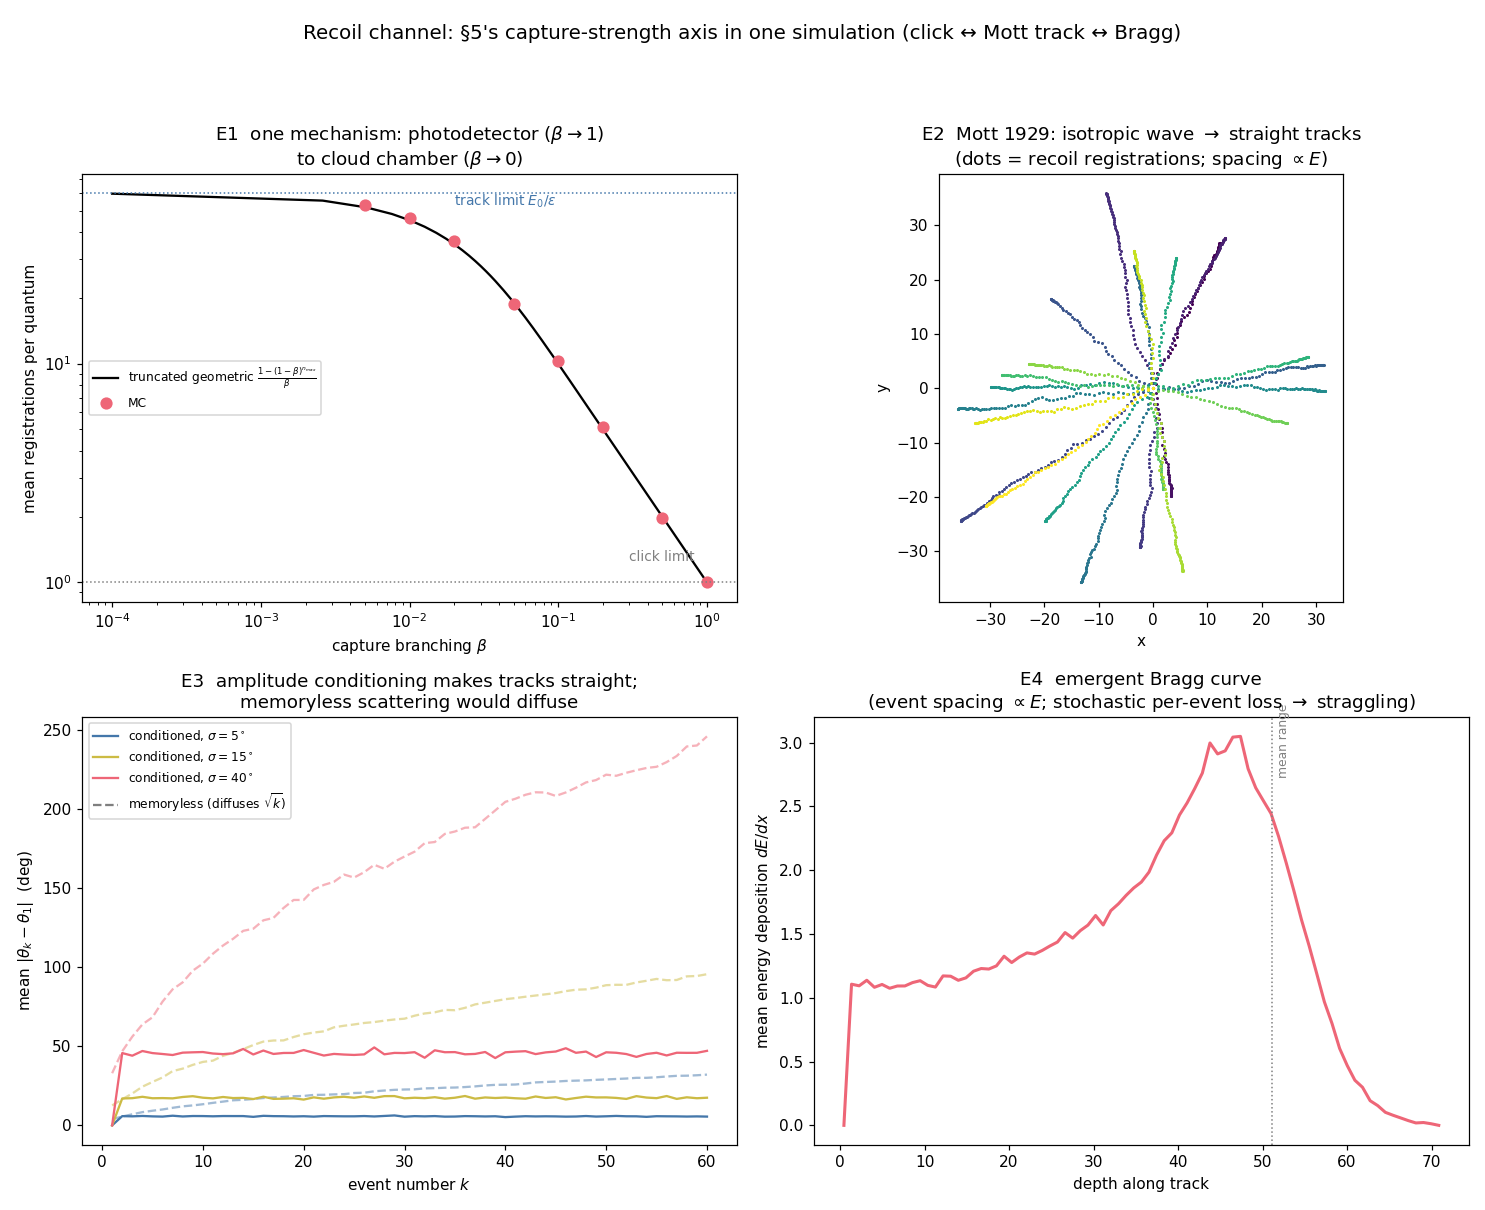

Write Python code to recreate this figure.
"""
recoil_channel_tracks.py — recoil-channel extension of
complex_rotation_exclusivity.py: puts the WHOLE of paper §5's capture-strength
axis (single click <-> Mott track) inside one simulation.

Extension (paper refs: §3.1 three stages, §3.3 conservation exclusivity, §5
detector taxonomy; discussions/2026-07-04 Follow-up 5):

Each interaction event is a full capture -> commit -> closure cycle (the parent
script's window physics — pole sterility, reversals — is inherited per event and
suppressed here to isolate the CHANNEL structure). Closure now has two modes:

  * CAPTURE channel (branching beta): consumes the remaining quantum; the run
    ends with one full registration. beta -> 1 is the photodetector /
    projective limit ("one quantum, one capture, one commit, one registration,
    one click").
  * RECOIL channel (branching 1-beta): registers a PARTIAL record — a droplet /
    ionization — that takes only eps << E0 from the energy budget and only
    partially measures the direction; the quantum survives and continues.
    beta -> 0 is the cloud-chamber / track limit. Exclusivity generalizes to
    one record PER EVENT (E-p budget bookkeeping per event), with sequential
    events allowed — Mott's track.

Directional mechanics (Mott 1929, in POVM language): the particle's direction
amplitude p(theta) starts UNIFORM (spherical wave). Each recoil closure is a
weak direction measurement with angular acceptance sigma_meas: the event angle
is drawn from q = p (*) K (overlap of amplitude power with site acceptance —
Born-weighted, imported as in the parent), and the post-event amplitude is
p <- p * K(theta_evt) (Kraus update). This is §5's sentence — "each capture
only partially sharpens the momentum, so the next fires preferentially along
the line of flight" — made executable.

Emergent outputs:
  E1  Click<->track axis: mean registrations per run vs beta interpolates from
      1 to E0/eps, matching the truncated-geometric prediction.
  E2  Mott gallery: isotropic source -> straight tracks in random directions;
      first-event angle uniform (the spherical wave chooses ONCE).
  E3  Collinearity: with amplitude conditioning the angular deviation
      PLATEAUS (~sigma_meas); memoryless scattering (no amplitude update)
      diffuses as sigma*sqrt(k). The plateau-vs-diffusion contrast IS Mott's
      result.
  E4  Bragg curve: with Bethe-inspired event spacing (ell ∝ E), deposition
      density rises toward the range end — an emergent Bragg peak, with range
      straggling from stochastic per-event loss.

Honest ledger: firing probability ∝ overlap power is the imported Born
weighting (same status as the parent script); the kernel width sigma_meas (the
per-event partiality) and the Bethe-like spacing ell ∝ E are physical INPUTS;
what is emergent is the click<->track interpolation, the straightness, and the
Bragg shape.

Usage:  python code/recoil_channel_tracks.py     (seed 7, ~<1 min)
Output: code/recoil_channel_tracks.png + printed summary.
"""

import numpy as np
import matplotlib
matplotlib.use("Agg")
import matplotlib.pyplot as plt

rng = np.random.default_rng(7)

# ----------------------------------------------------------------------------
# directional machinery (theta grid, wrapped Gaussian kernel, Kraus update)
# ----------------------------------------------------------------------------
N_TH = 720
THETA = np.linspace(-np.pi, np.pi, N_TH, endpoint=False)
DTH = THETA[1] - THETA[0]

def wrapped_kernel(sigma):
    """Wrapped Gaussian acceptance kernel on the theta grid, centered at 0."""
    k = np.zeros(N_TH)
    for m in (-1, 0, 1):
        k += np.exp(-0.5 * ((THETA + 2 * np.pi * m) / sigma) ** 2)
    return k / k.sum()

def sample_event_angle(p, K_fft, rng):
    """Draw event angle from q = p (*) K (circular convolution)."""
    q = np.real(np.fft.ifft(np.fft.fft(p) * K_fft))
    q = np.clip(q, 0, None); q /= q.sum()
    return rng.choice(N_TH, p=q)

def kraus_update(p, K, idx):
    """p <- p * K centered at THETA[idx], renormalized."""
    p = p * np.roll(K, idx - N_TH // 2)
    return p / p.sum()

def run_track(E0, eps_mean, beta, sigma_meas, rng, bethe=False,
              max_events=10_000):
    """One quantum with budget E0. Returns event angles, depths, losses,
    and how the run ended ('capture' or 'range')."""
    K = wrapped_kernel(sigma_meas)
    K_fft = np.fft.fft(np.roll(K, N_TH // 2))   # kernel centered for conv
    p = np.ones(N_TH) / N_TH                    # spherical wave: uniform
    E = E0
    angles, depths, losses = [], [], []
    depth = 0.0
    for _ in range(max_events):
        idx = sample_event_angle(p, K_fft, rng)
        step = (E / E0) if bethe else 1.0       # Bethe-like: spacing ∝ E
        depth += max(step, 0.02)
        if rng.random() < beta:                 # CAPTURE closure: budget gone
            angles.append(THETA[idx]); depths.append(depth); losses.append(E)
            return angles, depths, losses, "capture"
        eps = rng.exponential(eps_mean)         # RECOIL closure: partial record
        eps = min(eps, E)
        angles.append(THETA[idx]); depths.append(depth); losses.append(eps)
        E -= eps
        p = kraus_update(p, K, idx)
        if E <= 0:
            return angles, depths, losses, "range"
    return angles, depths, losses, "maxed"

def wrap(a):
    return (a + np.pi) % (2 * np.pi) - np.pi

# ----------------------------------------------------------------------------
print("=" * 72)
print("recoil_channel_tracks.py  (seed 7) — click <-> track from one mechanism")
print("=" * 72)

fig, axes = plt.subplots(2, 2, figsize=(13.5, 11))
fig.suptitle("Recoil channel: §5's capture-strength axis in one simulation "
             "(click ↔ Mott track ↔ Bragg)", fontsize=13)

# ----------------------------------------------------------------------------
# E1 — click <-> track axis: mean registrations vs capture branching beta
# ----------------------------------------------------------------------------
E0, EPS = 60.0, 1.0
SIGMA = np.deg2rad(15)
betas = np.array([1.0, 0.5, 0.2, 0.1, 0.05, 0.02, 0.01, 0.005, 0.0])
N1 = 800
mean_regs, ends_cap = [], []
for b in betas:
    n = []
    caps = 0
    for _ in range(N1):
        a, d, l, end = run_track(E0, EPS, b, SIGMA, rng)
        n.append(len(a)); caps += (end == "capture")
    mean_regs.append(np.mean(n)); ends_cap.append(caps / N1)
mean_regs = np.array(mean_regs)

# truncated-geometric prediction: M(beta) = (1 - (1-beta)^nmax)/beta
nmax = E0 / EPS
b_grid = np.linspace(1e-4, 1, 400)
M_pred = (1 - (1 - b_grid) ** nmax) / b_grid
print(f"\nE1  click<->track axis (E0/eps = {nmax:.0f}):")
for b, m, c in zip(betas, mean_regs, ends_cap):
    print(f"    beta={b:6.3f}   mean registrations = {m:8.2f}"
          f"   (ended by capture: {c:.0%})")

ax = axes[0, 0]
ax.plot(b_grid, M_pred, "k-", lw=1.5,
        label=r"truncated geometric $\frac{1-(1-\beta)^{n_{max}}}{\beta}$")
ax.plot(betas[betas > 0], mean_regs[betas > 0], "o", color="#ee6677", ms=7,
        label="MC")
ax.axhline(nmax, color="#4477aa", ls=":", lw=1)
ax.text(0.02, nmax * 0.88, r"track limit $E_0/\epsilon$", fontsize=9,
        color="#4477aa")
ax.axhline(1, color="gray", ls=":", lw=1)
ax.text(0.3, 1.25, "click limit", fontsize=9, color="gray")
ax.set_xscale("log"); ax.set_yscale("log")
ax.set_xlabel(r"capture branching $\beta$")
ax.set_ylabel("mean registrations per quantum")
ax.set_title("E1  one mechanism: photodetector ($\\beta\\to1$)\n"
             "to cloud chamber ($\\beta\\to0$)")
ax.legend(fontsize=8)

# ----------------------------------------------------------------------------
# E2 — Mott gallery: spherical wave -> straight tracks
# ----------------------------------------------------------------------------
N_GAL = 24
first_angles = []
ax = axes[0, 1]
cmap = plt.cm.viridis(np.linspace(0, 1, N_GAL))
for i in range(N_GAL):
    a, d, l, end = run_track(E0, EPS, 0.0, SIGMA, rng, bethe=True)
    xs = np.cumsum(np.diff([0] + list(d)) * np.cos(a))
    ys = np.cumsum(np.diff([0] + list(d)) * np.sin(a))
    ax.plot(np.concatenate([[0], xs]), np.concatenate([[0], ys]),
            ".", ms=2.0, color=cmap[i])
    first_angles.append(a[0])
# uniformity of first-event angle over many trials
fa = [run_track(E0, EPS, 0.0, SIGMA, rng)[0][0] for _ in range(1500)]
hist, _ = np.histogram(fa, bins=12, range=(-np.pi, np.pi))
tvd_uniform = 0.5 * np.abs(hist / hist.sum() - 1 / 12).sum()
print(f"\nE2  Mott gallery: first-event angle TVD from uniform = "
      f"{tvd_uniform:.3f}  (spherical wave chooses once, isotropically)")
ax.set_aspect("equal")
ax.set_title("E2  Mott 1929: isotropic wave $\\to$ straight tracks\n"
             "(dots = recoil registrations; spacing $\\propto E$)")
ax.set_xlabel("x"); ax.set_ylabel("y")

# ----------------------------------------------------------------------------
# E3 — collinearity: amplitude conditioning vs memoryless scattering
# ----------------------------------------------------------------------------
N3, K_EV = 400, 60
sigmas = [np.deg2rad(5), np.deg2rad(15), np.deg2rad(40)]
ax = axes[1, 0]
colors = ["#4477aa", "#ccbb44", "#ee6677"]
print("\nE3  collinearity (mean |theta_k - theta_1|, deg):")
for s, c in zip(sigmas, colors):
    devs = np.zeros(K_EV)
    for _ in range(N3):
        a, _, _, _ = run_track(1e9, EPS, 0.0, s, rng, max_events=K_EV)
        a = np.array(a)
        devs += np.abs(wrap(a - a[0]))
    devs /= N3
    ax.plot(np.arange(1, K_EV + 1), np.rad2deg(devs), "-", color=c,
            label=fr"conditioned, $\sigma={np.rad2deg(s):.0f}^\circ$")
    # memoryless comparison: random walk theta_k = theta_{k-1} + N(0, s)
    steps = rng.normal(0, s, size=(N3, K_EV))
    walk = np.cumsum(steps, axis=1)
    ax.plot(np.arange(1, K_EV + 1),
            np.rad2deg(np.abs(walk).mean(axis=0)), "--", color=c, alpha=0.5)
    print(f"    sigma={np.rad2deg(s):4.0f}deg: conditioned plateau ~ "
          f"{np.rad2deg(devs[-20:].mean()):5.1f}  vs memoryless(k={K_EV}) ~ "
          f"{np.rad2deg(np.abs(walk[:, -1]).mean()):5.1f}")
ax.plot([], [], "k--", alpha=0.5, label="memoryless (diffuses $\\sqrt{k}$)")
ax.set_xlabel("event number $k$")
ax.set_ylabel(r"mean $|\theta_k-\theta_1|$  (deg)")
ax.set_title("E3  amplitude conditioning makes tracks straight;\n"
             "memoryless scattering would diffuse")
ax.legend(fontsize=8)

# ----------------------------------------------------------------------------
# E4 — emergent Bragg curve (Bethe-like spacing ell ∝ E) + range straggling
# ----------------------------------------------------------------------------
N4 = 3000
E0_b = 100.0
all_depths, all_losses, ranges = [], [], []
for _ in range(N4):
    a, d, l, end = run_track(E0_b, EPS, 0.0, SIGMA, rng, bethe=True)
    all_depths.extend(d); all_losses.extend(l); ranges.append(d[-1])
all_depths = np.array(all_depths); all_losses = np.array(all_losses)
ranges = np.array(ranges)
bins = np.linspace(0, all_depths.max() * 1.02, 80)
dep, _ = np.histogram(all_depths, bins=bins, weights=all_losses)
dep = dep / N4 / np.diff(bins)          # mean deposition per unit depth
centers = 0.5 * (bins[1:] + bins[:-1])
peak_depth = centers[np.argmax(dep)]
print(f"\nE4  Bragg: mean range = {ranges.mean():.1f} +/- {ranges.std():.1f}"
      f" (straggling), peak deposition at depth {peak_depth:.1f}"
      f" = {peak_depth/ranges.mean():.0%} of mean range")

ax = axes[1, 1]
ax.plot(centers, dep, "-", color="#ee6677", lw=2)
ax.axvline(ranges.mean(), color="gray", ls=":", lw=1)
ax.text(ranges.mean() * 1.01, dep.max() * 0.9, "mean range", fontsize=8,
        color="gray", rotation=90)
ax.set_xlabel("depth along track")
ax.set_ylabel(r"mean energy deposition $dE/dx$")
ax.set_title("E4  emergent Bragg curve\n(event spacing $\\propto E$; "
             "stochastic per-event loss $\\to$ straggling)")

plt.tight_layout(rect=[0, 0, 1, 0.94])
out = __file__.replace(".py", ".png")
plt.savefig(out, dpi=110)
print(f"\nwrote {out}")
print("\nSummary: one closure mechanism with two channels spans the full")
print("capture-strength axis (E1); an isotropic wave yields straight tracks in")
print("once-chosen random directions because each partial closure conditions")
print("the amplitude (E2, E3 — Mott, and the plateau-vs-diffusion contrast is")
print("the content); Bethe-like spacing gives an emergent Bragg peak with")
print("range straggling (E4). Born weighting per event remains imported.")
